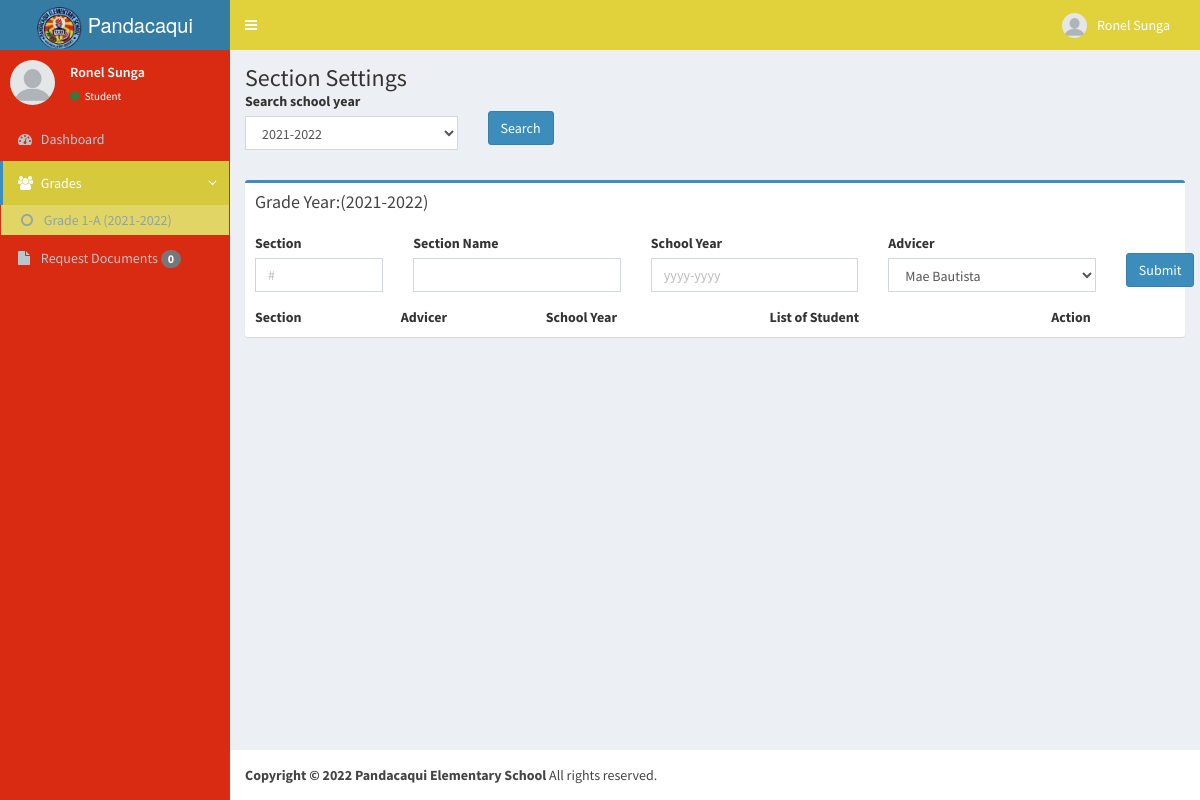
Page /section.php (signed in) on the committed database.
### tables this page shows
CREATE TABLE `studentrecordhistory` (
  `id` int(11) NOT NULL,
  `sectionID` int(11) NOT NULL,
  `nextSectionID` int(11) DEFAULT NULL,
  `studentID` int(11) NOT NULL,
  `status` int(11) NOT NULL
);

CREATE TABLE `section` (
  `id` int(11) NOT NULL,
  `gradeID` int(11) NOT NULL,
  `section` varchar(50) NOT NULL,
  `sectionName` varchar(150) NOT NULL,
  `advicer` int(11) NOT NULL,
  `schoolYear` varchar(50) NOT NULL,
  `status` int(11) NOT NULL
);

### connection/connection.php (called while the page is built, shortened)
<?php
class DB_con {
	public $connection;
	function __construct(){
		$this->connection = new mysqli(DB_SERVER, DB_USERNAME, DB_PASSWORD, DB_DATABASE);
	}
	function ret_obj(){
		return $this->connection;
	}
}
?>

### connection/sqlClass.php (called while the page is built, shortened)
<?php
class SQL {
	protected $db;
	public function __construct(){
		$this->db = new DB_con();
		$this->db = $this->db->ret_obj();
	}
	public function getUser($position){
        $array = array();
		$query = "SELECT useraccount.*, section.sectionName, section.gradeID FROM `useraccount` LEFT JOIN section ON section.id = useraccount.section WHERE `position` LIKE '$position' AND useraccount.`status` = 0";
		$result = $this->db->query($query) or die($this->db->error);
		while($row = $result->fetch_array(MYSQLI_ASSOC))
    	{
    		$array[] = $row;
	    }
		return $array;
	}
	public function readytoPickup(){
        $array = array();
		$query = "SELECT * FROM `requestfile` WHERE `requestor` = $_SESSION[id] AND dateRelease >= '".date('Y-m-d')."'";
		$result = $this->db->query($query) or die($this->db->error);
		return $array;
	}
	public function studentrecordhistory(){
        $array = array();
		$query = "SELECT studentrecordhistory.*, section.gradeID, section.sectionName, section.schoolYear, useraccount.fname, useraccount.lname FROM `studentrecordhistory`
		LEFT JOIN section ON section.id=studentrecordhistory.sectionID
		LEFT JOIN useraccount ON useraccount.id=section.advicer
		WHERE `studentID` = '$_SESSION[id]' AND studentrecordhistory.`status` = 0";
		$result = $this->db->query($query) or die($this->db->error);
		while($row = $result->fetch_array(MYSQLI_ASSOC))
    	{
    		$array[] = $row;
	    }
		return $array;
	}
}
?>

### section.php (the view, shortened to what this page needs)
<?php
 include_once "connection/connection.php";
 include_once "connection/sqlClass.php";
 $sqlClass = new SQL();
 $users =$sqlClass->getUser('Teacher');
$year = date("Y");
$schoolyear = ($year-1).'-'.$year;
 $active =3;
?>
<!DOCTYPE html>
<html>
  <head>
      <?php include_once "head.php"; ?>
  </head>
  <body class="skin-blue">
    <div class="wrapper">
      <header class="main-header">
        <?php include_once "navbar.php"; ?>
      </header>
      <aside class="main-sidebar">
        <?php include_once "main-sidebar.php"; ?>
      </aside>
      <div class="content-wrapper">
        <section class="content-header">
          <h1>
            Section Settings
          </h1>
          <form method="post">
            <div class="row">
                <div class="form-group col-md-3">
                  <label for="exampleInputPassword1">Search school year</label>
                  <select type="text" class="form-control" name="schoolyear" required>
                    <?php
                    for($x=2021; $year>=$x; $x++){
                        $value = ($x-1).'-'.$x; ?>
                        <option <?php echo $value == $schoolyear ? 'selected': ''; ?>><?php echo $value; ?></option>
                    <?php
                    } ?>
                              </select>
                </div>
                <div class="form-group col-md-1"><br>
                  <button type="submit" name="search" class="btn btn-primary">Search</button>
                </div>
            </div>
          </form>
        </section>
        <section class="content">
          <div class="row">
            <?php
            foreach($grades as $grade){
               $sections = $sqlClass->getSection($grade['id'], $schoolyear); ?>
            <div class="col-md-12">
              <div class="box box-primary">
                <div class="box-header">
                  <h3 class="box-title">Grade <?php echo $grade['grade']; ?> Year:(<?php echo $schoolyear; ?>)</h3>
                </div>
                  <div class="box-body">
                    <form method="post">
                        <div class="row">
                            <div class="form-group col-md-2">
                              <label for="exampleInputEmail1">Section</label>
                              <input type="number" class="form-control" name="section" placeholder="#" required>
                            </div>
                            <div class="form-group col-md-3">
                              <label for="exampleInputPassword1">Section Name</label>
                              <input type="text" class="form-control" name="sectionName" required>
                            </div>
                            <div class="form-group col-md-3">
                              <label for="exampleInputPassword1">School Year</label>
                              <input type="text" class="form-control" name="schoolYear" placeholder="yyyy-yyyy" required>
                            </div>
                            <div class="form-group col-md-3">
                              <label for="exampleInputPassword1">Advicer</label>
                              <select type="text" class="form-control" name="advicer" required>
                                  <?php
                                  foreach($users as $user){ ?>
                                  <option value="<?php echo $user['id']; ?>"><?php echo $user['fname'].' '.$user['lname']; ?></option>
                                  <?php
                                  } ?>
                              </select>
                            </div>
                            <div class="form-group col-md-1"><br>
                              <button type="submit" name="gradeID" value="<?php echo $grade['id']; ?>" class="btn btn-primary">Submit</button>
                            </div>
                        </div>
                    </form>
                    <table width="100%">
                        <tr>
                            <th>Section</th>
                            <th>Advicer</th>
                            <th>School Year</th>
                            <th>List of Student</th>
                            <th>Action</th>
                        </tr>
                    </table>
                  </div>
              </div>
            </div>
            <?php
            } ?>
          </div>
        </section>
      </div>
      <footer class="main-footer">
        <strong>Copyright &copy; <?php echo date('Y'); ?> Pandacaqui Elementary School</strong> All rights reserved.
      </footer>
    </div>
  </body>
</html>

### main-sidebar.php (shortened to what this page needs)
<section class="sidebar">
          <div class="user-panel">
            <div class="pull-left image">
              <img src="<?php echo $_SESSION['image']; ?>" class="img-circle" alt="User Image" />
            </div>
            <div class="pull-left info">
              <p><?php echo $_SESSION['fullname']; ?></p>
              <a href="#"><i class="fa fa-circle text-success"></i> <?php echo $_SESSION['position']=='Admin'?'Secretary':$_SESSION['position']; ?></a>
            </div>
          </div>
          <ul class="sidebar-menu">
        <?php
        if($_SESSION['position'] == 'Admin'){ ?>
            <li <?php echo $active == 1 ?'class="active"':''; ?>>
              <a href="index.php">
                <i class="fa fa-dashboard"></i> <span>Dashboard</span> </i>
              </a>
            </li>
            <li <?php echo $active == 9 ?'class="active"':''; ?>>
              <a href="secretary.php">
                <i class="fa fa-users"></i> <span>Secretary</span> </i>
              </a>
            </li>
            <li <?php echo $active == 2 ?'class="active"':''; ?>>
              <a href="teacher.php">
                <i class="fa fa-user"></i> <span>Teachers</span> </i>
              </a>
            </li>
            <li <?php echo $active == 3 ?'class="active"':''; ?>>
              <a href="section.php">
                <i class="fa fa-dashboard"></i> <span>Section</span> </i>
              </a>
            </li>
            <li <?php echo $active == 6 ?'class="active"':''; ?>>
              <a href="subject.php">
                <i class="fa fa-folder"></i> <span>Subject</span> </i>
              </a>
            </li>
            <li <?php echo $active == 7 ?'class="active"':''; ?>>
              <a href="documents.php">
                <i class="fa fa-book"></i> <span>Documents</span> </i>
              </a>
            </li>
            <li <?php echo $active == 8 ?'class="active"':''; ?>>
              <a href="requestingfile.php">
                <i class="fa fa-files-o"></i> <span>Requesting Documents</span> </i>
              </a>
            </li>
        <?php
        } else { ?>
            <li <?php echo $active == 1 ?'class="active"':''; ?>>
              <a href="index.php">
                <i class="fa fa-dashboard"></i> <span>Dashboard</span> </i>
              </a>
            </li>
			<li <?php echo $active == 3 ?'class="active treeview"':'class="treeview"'; ?>>
              <a href="#">
                <i class="fa fa-users"></i>
                <span>Grades</span>
                <i class="fa fa-angle-left pull-right"></i>
              </a>
              <ul class="treeview-menu">
            <?php
            $grades = $sqlClass->studentrecordhistory();
            foreach($grades as $grade){ ?>
                <li><a href="viewGrades.php?id=<?php echo $grade['id']; ?>&sectionID=<?php echo $grade['sectionID']; ?>&advicer=<?php echo $grade['fname'].' '.$grade['lname']; ?>"><i class="fa fa-circle-o"></i> Grade <?php echo $grade['gradeID']; ?>-<?php echo $grade['sectionName'].' ('.$grade['schoolYear']; ?>)</a></li>
            <?php
            } ?>
              </ul>
            </li>
            <li <?php echo $active == 2 ?'class="active"':''; ?>>
              <a href="requestfile.php">
                <i class="fa fa-file"></i> <span>Request Documents <span class="badge"><?php echo count($sqlClass->readytoPickup()); ?></span></span> </i>
              </a>
            </li>
		<?php
		} ?>
          </ul>
        </section>

### rows in the picture
studentrecordhistory: sectionID.gradeID "1", sectionID.sectionName "A", sectionID.schoolYear "2021-2022", $grade['id'] 46 (drawn)

### other values in the picture
$_SESSION['fullname'] "Ronel Sunga"
$_SESSION['position'] "Student"
count($sqlClass->readytoPickup()) "0"
form field schoolyear "2021-2022"
form field advicer "Mae Bautista"
